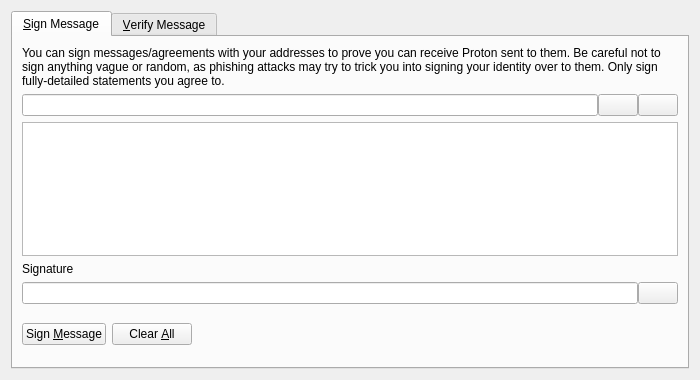
<?xml version="1.0" encoding="UTF-8"?>
<ui version="4.0">
 <class>SignVerifyMessageDialog</class>
 <widget class="QDialog" name="SignVerifyMessageDialog">
  <property name="geometry">
   <rect>
    <x>0</x>
    <y>0</y>
    <width>700</width>
    <height>380</height>
   </rect>
  </property>
  <property name="windowTitle">
   <string>Signatures - Sign / Verify a Message</string>
  </property>
  <property name="modal">
   <bool>true</bool>
  </property>
  <layout class="QVBoxLayout" name="verticalLayout">
   <item>
    <widget class="QTabWidget" name="tabWidget">
     <property name="currentIndex">
      <number>0</number>
     </property>
     <widget class="QWidget" name="tabSignMessage">
      <attribute name="title">
       <string>&amp;Sign Message</string>
      </attribute>
      <layout class="QVBoxLayout" name="verticalLayout_SM">
       <item>
        <widget class="QLabel" name="infoLabel_SM">
         <property name="text">
          <string>You can sign messages/agreements with your addresses to prove you can receive Proton sent to them. Be careful not to sign anything vague or random, as phishing attacks may try to trick you into signing your identity over to them. Only sign fully-detailed statements you agree to.</string>
         </property>
         <property name="textFormat">
          <enum>Qt::PlainText</enum>
         </property>
         <property name="wordWrap">
          <bool>true</bool>
         </property>
        </widget>
       </item>
       <item>
        <layout class="QHBoxLayout" name="horizontalLayout_1_SM">
         <property name="spacing">
          <number>0</number>
         </property>
         <item>
          <widget class="QValidatedLineEdit" name="addressIn_SM">
           <property name="toolTip">
            <string>The Proton address to sign the message with</string>
           </property>
          </widget>
         </item>
         <item>
          <widget class="QPushButton" name="addressBookButton_SM">
           <property name="toolTip">
            <string>Choose previously used address</string>
           </property>
           <property name="text">
            <string/>
           </property>
           <property name="shortcut">
            <string>Alt+A</string>
           </property>
           <property name="autoDefault">
            <bool>false</bool>
           </property>
          </widget>
         </item>
         <item>
          <widget class="QPushButton" name="pasteButton_SM">
           <property name="toolTip">
            <string>Paste address from clipboard</string>
           </property>
           <property name="text">
            <string/>
           </property>
           <property name="shortcut">
            <string>Alt+P</string>
           </property>
           <property name="autoDefault">
            <bool>false</bool>
           </property>
          </widget>
         </item>
        </layout>
       </item>
       <item>
        <widget class="QPlainTextEdit" name="messageIn_SM">
         <property name="toolTip">
          <string>Enter the message you want to sign here</string>
         </property>
        </widget>
       </item>
       <item>
        <widget class="QLabel" name="signatureLabel_SM">
         <property name="text">
          <string>Signature</string>
         </property>
         <property name="textFormat">
          <enum>Qt::PlainText</enum>
         </property>
        </widget>
       </item>
       <item>
        <layout class="QHBoxLayout" name="horizontalLayout_2_SM">
         <property name="spacing">
          <number>0</number>
         </property>
         <item>
          <widget class="QLineEdit" name="signatureOut_SM">
           <property name="font">
            <font>
             <italic>true</italic>
            </font>
           </property>
           <property name="readOnly">
            <bool>true</bool>
           </property>
          </widget>
         </item>
         <item>
          <widget class="QPushButton" name="copySignatureButton_SM">
           <property name="toolTip">
            <string>Copy the current signature to the system clipboard</string>
           </property>
           <property name="text">
            <string/>
           </property>
           <property name="autoDefault">
            <bool>false</bool>
           </property>
          </widget>
         </item>
        </layout>
       </item>
       <item>
        <layout class="QHBoxLayout" name="horizontalLayout_3_SM">
         <item>
          <widget class="QPushButton" name="signMessageButton_SM">
           <property name="toolTip">
            <string>Sign the message to prove you own this Proton address</string>
           </property>
           <property name="text">
            <string>Sign &amp;Message</string>
           </property>
           <property name="autoDefault">
            <bool>false</bool>
           </property>
          </widget>
         </item>
         <item>
          <widget class="QPushButton" name="clearButton_SM">
           <property name="toolTip">
            <string>Reset all sign message fields</string>
           </property>
           <property name="text">
            <string>Clear &amp;All</string>
           </property>
           <property name="autoDefault">
            <bool>false</bool>
           </property>
          </widget>
         </item>
         <item>
          <spacer name="horizontalSpacer_1_SM">
           <property name="orientation">
            <enum>Qt::Horizontal</enum>
           </property>
           <property name="sizeHint" stdset="0">
            <size>
             <width>40</width>
             <height>48</height>
            </size>
           </property>
          </spacer>
         </item>
         <item>
          <widget class="QLabel" name="statusLabel_SM">
           <property name="font">
            <font>
             <weight>75</weight>
             <bold>true</bold>
            </font>
           </property>
           <property name="text">
            <string/>
           </property>
           <property name="wordWrap">
            <bool>true</bool>
           </property>
          </widget>
         </item>
         <item>
          <spacer name="horizontalSpacer_2_SM">
           <property name="orientation">
            <enum>Qt::Horizontal</enum>
           </property>
           <property name="sizeHint" stdset="0">
            <size>
             <width>40</width>
             <height>48</height>
            </size>
           </property>
          </spacer>
         </item>
        </layout>
       </item>
      </layout>
     </widget>
     <widget class="QWidget" name="tabVerifyMessage">
      <attribute name="title">
       <string>&amp;Verify Message</string>
      </attribute>
      <layout class="QVBoxLayout" name="verticalLayout_VM">
       <item>
        <widget class="QLabel" name="infoLabel_VM">
         <property name="text">
          <string>Enter the receiver's address, message (ensure you copy line breaks, spaces, tabs, etc. exactly) and signature below to verify the message. Be careful not to read more into the signature than what is in the signed message itself, to avoid being tricked by a man-in-the-middle attack. Note that this only proves the signing party receives with the address, it cannot prove sendership of any transaction!</string>
         </property>
         <property name="textFormat">
          <enum>Qt::PlainText</enum>
         </property>
         <property name="alignment">
          <set>Qt::AlignLeading|Qt::AlignLeft|Qt::AlignTop</set>
         </property>
         <property name="wordWrap">
          <bool>true</bool>
         </property>
        </widget>
       </item>
       <item>
        <layout class="QHBoxLayout" name="horizontalLayout_1_VM">
         <property name="spacing">
          <number>0</number>
         </property>
         <item>
          <widget class="QValidatedLineEdit" name="addressIn_VM">
           <property name="toolTip">
            <string>The Proton address the message was signed with</string>
           </property>
          </widget>
         </item>
         <item>
          <widget class="QPushButton" name="addressBookButton_VM">
           <property name="toolTip">
            <string>Choose previously used address</string>
           </property>
           <property name="text">
            <string/>
           </property>
           <property name="shortcut">
            <string>Alt+A</string>
           </property>
           <property name="autoDefault">
            <bool>false</bool>
           </property>
          </widget>
         </item>
        </layout>
       </item>
       <item>
        <widget class="QPlainTextEdit" name="messageIn_VM"/>
       </item>
       <item>
        <widget class="QValidatedLineEdit" name="signatureIn_VM"/>
       </item>
       <item>
        <layout class="QHBoxLayout" name="horizontalLayout_2_VM">
         <item>
          <widget class="QPushButton" name="verifyMessageButton_VM">
           <property name="toolTip">
            <string>Verify the message to ensure it was signed with the specified Proton address</string>
           </property>
           <property name="text">
            <string>Verify &amp;Message</string>
           </property>
           <property name="autoDefault">
            <bool>false</bool>
           </property>
          </widget>
         </item>
         <item>
          <widget class="QPushButton" name="clearButton_VM">
           <property name="toolTip">
            <string>Reset all verify message fields</string>
           </property>
           <property name="text">
            <string>Clear &amp;All</string>
           </property>
           <property name="autoDefault">
            <bool>false</bool>
           </property>
          </widget>
         </item>
         <item>
          <spacer name="horizontalSpacer_1_VM">
           <property name="orientation">
            <enum>Qt::Horizontal</enum>
           </property>
           <property name="sizeHint" stdset="0">
            <size>
             <width>40</width>
             <height>48</height>
            </size>
           </property>
          </spacer>
         </item>
         <item>
          <widget class="QLabel" name="statusLabel_VM">
           <property name="font">
            <font>
             <weight>75</weight>
             <bold>true</bold>
            </font>
           </property>
           <property name="text">
            <string/>
           </property>
           <property name="wordWrap">
            <bool>true</bool>
           </property>
          </widget>
         </item>
         <item>
          <spacer name="horizontalSpacer_2_VM">
           <property name="orientation">
            <enum>Qt::Horizontal</enum>
           </property>
           <property name="sizeHint" stdset="0">
            <size>
             <width>40</width>
             <height>48</height>
            </size>
           </property>
          </spacer>
         </item>
        </layout>
       </item>
      </layout>
     </widget>
    </widget>
   </item>
  </layout>
 </widget>
 <customwidgets>
  <customwidget>
   <class>QValidatedLineEdit</class>
   <extends>QLineEdit</extends>
   <header>qvalidatedlineedit.h</header>
  </customwidget>
 </customwidgets>
 <resources>
  <include location="../proton.qrc"/>
 </resources>
 <connections/>
</ui>
